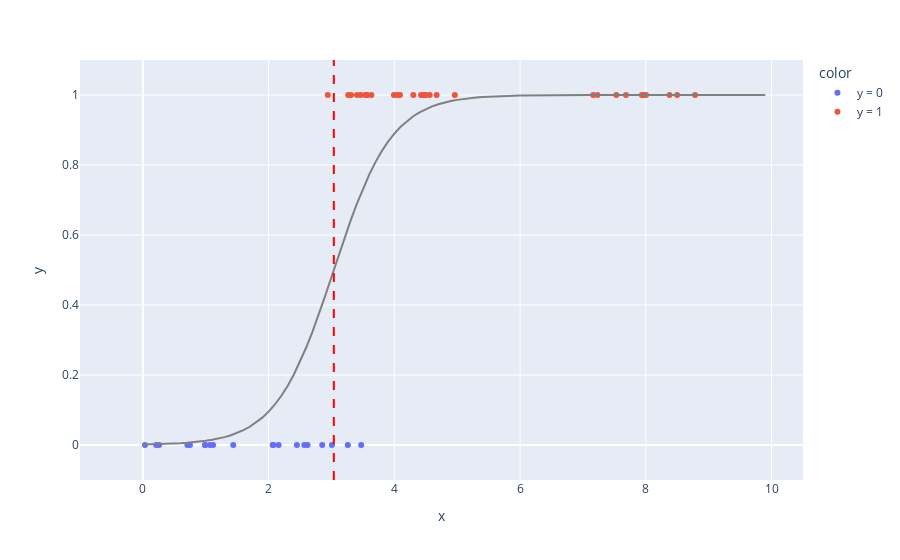

Notebook code for this chart:
### Markdown cell above
You can see that, after adjusting the model, the predictions are all
probabilites - they lie very close to zero or one at the extremes and then sharply curve as they approach the decision boundary. These
 predictions seem to do a much better job of fitting to the data. Moreover,
 if we add the same additional extreme values as before the model's predictions and decision boundary remains unmoved:

### Code cell
log_reg_plot_ext = fit_lm_and_return_plot(eg_df_ext,
                                          logistic=True,
                                          show_decision_line=True)
log_reg_plot_ext.show()

### Figure 1 — Plotly figure (JSON) as saved in the notebook; plotly's stock layout.template omitted (floating-point values rounded to 4 significant figures)
{"data": [{"hovertemplate": "color=y = 0<br>x=%{x}<br>y=%{y}<extra></extra>", "legendgroup": "y = 0", "marker": {"color": "#636efa", "symbol": "circle"}, "mode": "markers", "name": "y = 0", "orientation": "v", "showlegend": true, "type": "scatter", "x": [2.62, 3.26, 0.9909, 0.9868, 2.853, 0.03315, 2.568, 3.473, 1.116, 2.077, 1.065, 1.437, 0.2121, 2.159, 2.45, 0.2579, 0.7081, 3.007, 2.065, 0.7494], "xaxis": "x", "y": [0, 0, 0, 0, 0, 0, 0, 0, 0, 0, 0, 0, 0, 0, 0, 0, 0, 0, 0, 0], "yaxis": "y"}, {"hovertemplate": "color=y = 1<br>x=%{x}<br>y=%{y}<extra></extra>", "legendgroup": "y = 1", "marker": {"color": "#EF553B", "symbol": "circle"}, "mode": "markers", "name": "y = 1", "orientation": "v", "showlegend": true, "type": "scatter", "x": [2.942, 3.266, 4.046, 4.443, 3.406, 4.089, 3.994, 3.312, 3.566, 4.425, 3.467, 3.553, 4.562, 4.496, 4.301, 3.542, 4.672, 4.493, 3.635, 4.962, 7.937, 7.963, 7.531, 8.002, 7.23, 8.498, 8.783, 7.163, 7.684, 8.376], "xaxis": "x", "y": [1, 1, 1, 1, 1, 1, 1, 1, 1, 1, 1, 1, 1, 1, 1, 1, 1, 1, 1, 1, 1, 1, 1, 1, 1, 1, 1, 1, 1, 1], "yaxis": "y"}, {"line": {"color": "gray"}, "mode": "lines", "showlegend": false, "type": "scatter", "x": [0, 0.1, 0.2, 0.3, 0.4, 0.5, 0.6, 0.7, 0.8, 0.9, 1, 1.1, 1.2, 1.3, 1.4, 1.5, 1.6, 1.7, 1.8, 1.9, 2, 2.1, 2.2, 2.3, 2.4, 2.5, 2.6, 2.7, 2.8, 2.9, 3, 3.1, 3.2, 3.3, 3.4, 3.5, 3.6, 3.7, 3.8, 3.9, 4, 4.1, 4.2, 4.3, 4.4, 4.5, 4.6, 4.7, 4.8, 4.9, 5, 5.1, 5.2, 5.3, 5.4, 5.5, 5.6, 5.7, 5.8, 5.9, 6, 6.1, 6.2, 6.3, 6.4, 6.5, 6.6, 6.7, 6.8, 6.9, 7, 7.1, 7.2, 7.3, 7.4, 7.5, 7.6, 7.7, 7.8, 7.9, 8, 8.1, 8.2, 8.3, 8.4, 8.5, 8.6, 8.7, 8.8, 8.9, 9, 9.1, 9.2, 9.3, 9.4, 9.5, 9.6, 9.7, 9.8, 9.9], "y": [0.001371, 0.001703, 0.002115, 0.002626, 0.00326, 0.004047, 0.005023, 0.006233, 0.007732, 0.009588, 0.01188, 0.01472, 0.01822, 0.02254, 0.02785, 0.03437, 0.04235, 0.05208, 0.06389, 0.07817, 0.09531, 0.1157, 0.1399, 0.1681, 0.2006, 0.2377, 0.2792, 0.3249, 0.3742, 0.4262, 0.4799, 0.5341, 0.5875, 0.6389, 0.6873, 0.732, 0.7724, 0.8083, 0.8397, 0.8668, 0.8899, 0.9094, 0.9258, 0.9394, 0.9506, 0.9599, 0.9675, 0.9736, 0.9787, 0.9828, 0.9861, 0.9888, 0.9909, 0.9927, 0.9941, 0.9953, 0.9962, 0.9969, 0.9975, 0.998, 0.9984, 0.9987, 0.999, 0.9992, 0.9993, 0.9995, 0.9996, 0.9996, 0.9997, 0.9998, 0.9998, 0.9999, 0.9999, 0.9999, 0.9999, 0.9999, 0.9999, 1.0, 1.0, 1.0, 1.0, 1.0, 1.0, 1.0, 1.0, 1.0, 1.0, 1.0, 1.0, 1.0, 1.0, 1.0, 1.0, 1.0, 1.0, 1.0, 1.0, 1.0, 1.0, 1.0]}, {"line": {"color": "red", "dash": "dash"}, "mode": "lines", "showlegend": false, "type": "scatter", "x": [3.037, 3.037], "y": [-0.1, 1.1]}], "layout": {"legend": {"title": {"text": "color"}, "tracegroupgap": 0}, "margin": {"t": 60}, "xaxis": {"anchor": "y", "domain": [0, 1], "range": [-1, 10.5], "title": {"text": "x"}}, "yaxis": {"anchor": "x", "domain": [0, 1], "range": [-0.1, 1.1], "title": {"text": "y"}}}}
